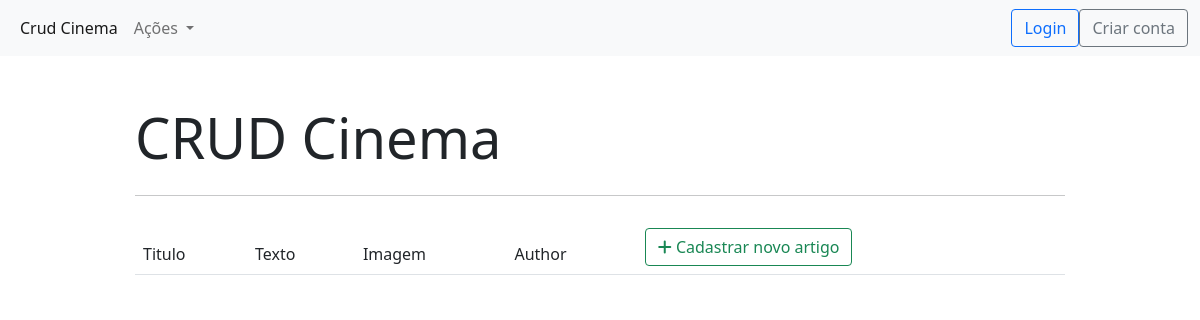
Page /artigos/ on the earlier database version.
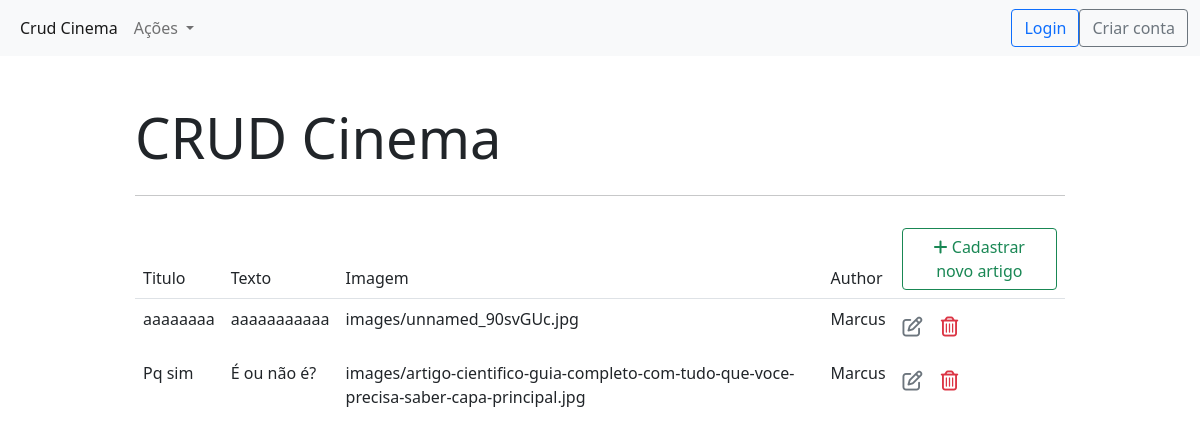
Same page on the later database version.
### cinema_app/models.py (models this page shows)
class Artigo(models.Model):
    titulo = models.CharField(max_length = 100)
    texto = models.TextField()
    artigo_img = models.ImageField(upload_to='images/')
    author = models.ForeignKey(Administrador, models.SET_NULL, blank=True, null=True)

### register/models.py (models this page shows)
class Administrador(models.Model):
    user =  models.OneToOneField(User, null=True, on_delete=models.CASCADE)
    cpf = models.CharField(max_length=25)
    def __str__(self):
        return str(self.user)

### cinema_app/views.py (the view)
# urls.py: path('artigos/', views.artigo_list, name='artigo_list'),
def artigo_list(request):
    context = {'artigo_list': Artigo.objects.all()}
    return render(request, 'cinema_app/artigo_list.html', context)

### cinema_app/templates/cinema_app/artigo_list.html (shortened to what this page needs)
{% extends "cinema_app/base.html" %}
{% block content %}
<table class="table table-borderless">
    <thead class="border-bottom font-weight-bold">
        <tr>
            <td>Titulo</td>
            <td>Texto</td>
            <td>Imagem</td>
            <td>Author</td>
            <td>
                <a href="{% url 'artigo_insert'%}" class="btn btn-outline-success">
                <i class="fas fa-plus"></i> Cadastrar novo artigo
            </a>
            </td>
        </tr>
    </thead>
    <tbody>
        {% for artigo in artigo_list %}
            <tr>
                <td>{{artigo.titulo}}</td>
                <td>{{artigo.texto}}</td>
                <td>{{artigo.artigo_img}}</td>
                <td>{{artigo.author}}</td>
                <td>
                    <a href="{% url 'artigo_update' artigo.id %}" class="btn text-secondary px-0">
                        <i class="far fa-edit fa-lg"></i>
                    </a>
                    <form action="{% url 'artigo_delete' artigo.id %}" method='POST' class="d-inline">
                        <button type="submit" class="btn">
                            <i class="far fa-trash-alt fa-lg text-danger float-right"></i>
                        </button>
                    </form>
                </td>
            </tr>
        {% endfor %}
    </tbody>
</table>
{% endblock content %}

Differences in the rows shown:
added Artigo: titulo "aaaaaaaa", texto "aaaaaaaaaaa", artigo_img "images/unnamed_90svGUc.jpg", author "Marcus"
added Artigo: titulo "Pq sim", texto "É ou não é?", artigo_img "images/artigo-cientifico-guia-completo-com-tudo-que-voce-precisa-saber-capa-principal.jpg", author "Marcus"
